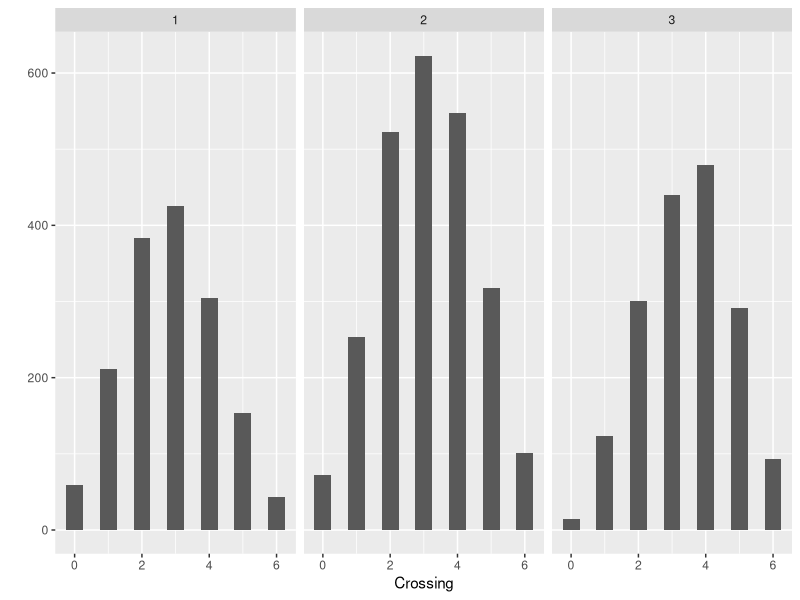
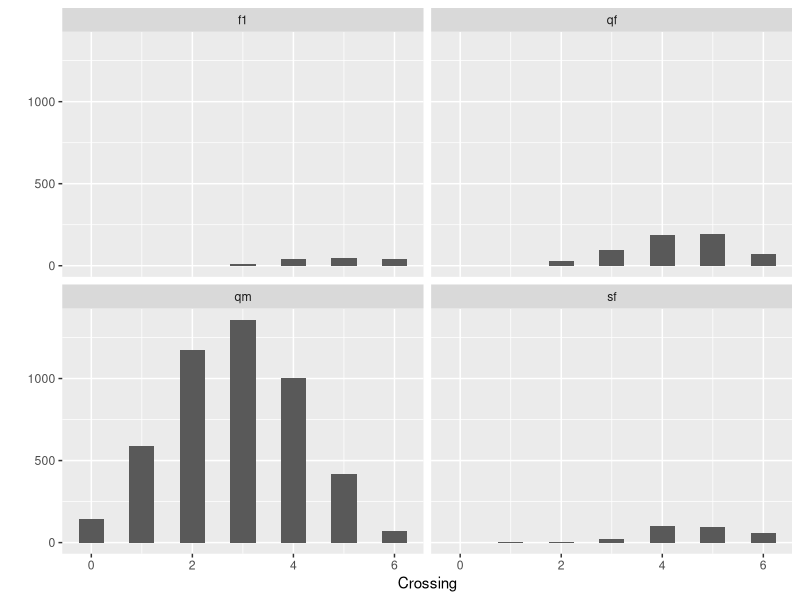

These figures' R source, in order:
## ---- chunk 1
setwd("C:/Users/stat/Documents/GitHub/2016Scouting-DefenseSetup-and-Crunching/General Analysis")

library(ggplot2)

auton <- read.csv('data through week 3-auto.csv', header = T, 
                     row.names = NULL, check.names = F)

tele <- read.csv('data through week 3-tele.csv', header = T, 
                     row.names = NULL, check.names = F)

defense <- read.csv('data through week 3-def.csv', header = T, 
                     row.names = NULL, check.names = F)
## ---- chunk 2
names(auton)
summary(auton)

by(auton$Crossing, auton$Week, summary)

qplot(x=Crossing, data=auton, binwidth=.5) +
  facet_wrap(~Week)

qplot(x=Crossing, data=auton, binwidth=.5) +
  facet_wrap(~Type)
